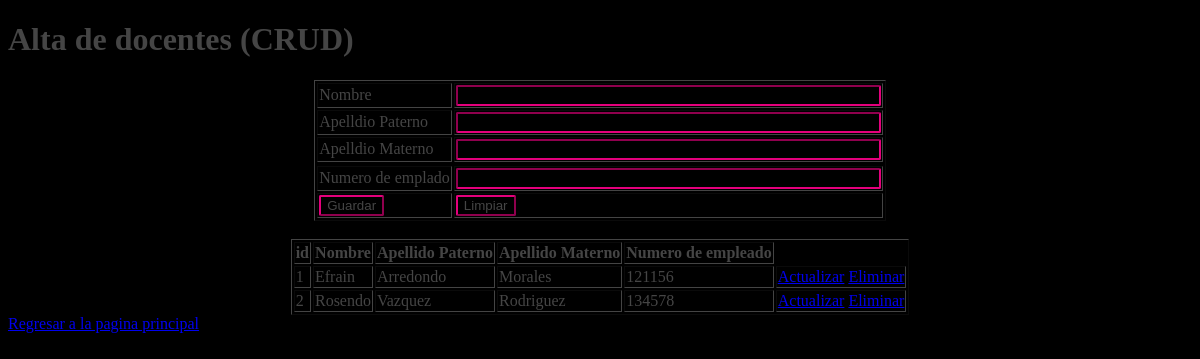
Screenshot of /profesores.php with the database file from the repository.
### tables this page shows
CREATE TABLE `profesor` (
  `ID` int(11) NOT NULL,
  `nombre` varchar(40) NOT NULL,
  `a_paterno` varchar(40) NOT NULL,
  `a_materno` varchar(40) NOT NULL,
  `num_empleado` varchar(10) NOT NULL
);

### profesores.php (the view, shortened to what this page needs)
<?php
$host = "localhost";
$user = "root";
$pass = "";
$db = "escuela";
?>
<!DOCTYPE html>
<html lang="en">
<head>
</head>
<body>
    <?php
        echo"<h1>Alta de docentes (CRUD)</h1>";
    ?>
    <form action="profesores.php" method="post">
        <table style="margin: 0 auto; " border="1px">
            <tr>
                <td>
                    <label for="nombrep">Nombre</label>
                </td>
                <td>
                    <input type="text" name="nombrep" id="nombrep" size="50">
                </td>
            </tr>
            <tr>
                <td>
                    <label for="apellidoP">Apelldio Paterno</label>
                </td>
                <td>
                    <input type="text" name="apellidoP" id="apellidoP" size="50">
                </td>
            </tr>
            <tr>
                <td>
                    <label for="apellidoM">Apelldio Materno</label>
                </td>
                <td>
                    <input type="text" name="apellidoM" id="apellidoM" size="50">
                </td>
            </tr>
            <tr>
            <tr>
                <td>
                    <label for="apellidoM">Numero de emplado</label>
                </td>
                <td>
                    <input type="text" name="Numemp" id="apellidoM" size="50">
                </td>
            </tr>
            <tr>
                <td>
                    <input type="submit" value="Guardar" id="btnguardar" name="btnguardar">
                </td>
                <td>
                    <input type="reset" value="Limpiar" id="btnlimpiarr" name="btnlimpiarr">
                </td>
            </tr>
        </table>
    </form>
    <br>
    <table style="margin: 0 auto; " border="1px">
     <thead>
         <tr>
             <th>
                 id
             </th>
             <th>
                 Nombre
             </th>
             <th>
                 Apellido Paterno
             </th>
             <th>
                 Apellido Materno
             </th>
             <th>
                 Numero de empleado
             </th>
         </tr>
     </thead>
     <tbody>
     <?php
     $con = new mysqli($host,$user,$pass,$db) or die("problemas al conectar");
     $sql = "SELECT * FROM profesor ";
     $res =$con->query($sql);
     if($res->num_rows>0){
         while($row = $res->fetch_assoc()){
            echo'
         <tr>
             <td>'.
                 $row["ID"].'
             </td>
             <td>'.
                $row["nombre"].'
             </td>
             <td>'.
                $row["a_paterno"].'
             </td>
             <td>'.
                 $row["a_materno"].'
             </td>
             <td>'.
                $row["num_empleado"].'
             </td>
             <td>
                <a href="Actualizarp.php?id='.$row["ID"].'">Actualizar</a>
                <a href="eliminarp.php?id='.$row["ID"].'">Eliminar</a>
             </td>
         </tr>';
         }
     }
    ?>
    </tbody>
 </table>
    <a href="index.php">Regresar a la pagina principal</a>
</body>
</html>

### profesores.php (style rules this page uses)
body { background-color: black; color: rgba(100, 100, 100, 0.685); }
input { background-color: black; border-radius: 2px; border-color:#e4007c ; color: rgba(100, 100, 100, 0.685); }
table { border-color: rgba(100, 100, 100, 0.685); }

### rows the page displays
profesor: ID "1", nombre "Efrain", a_paterno "Arredondo", a_materno "Morales", num_empleado "121156"
profesor: ID "2", nombre "Rosendo", a_paterno "Vazquez", a_materno "Rodriguez", num_empleado "134578"
